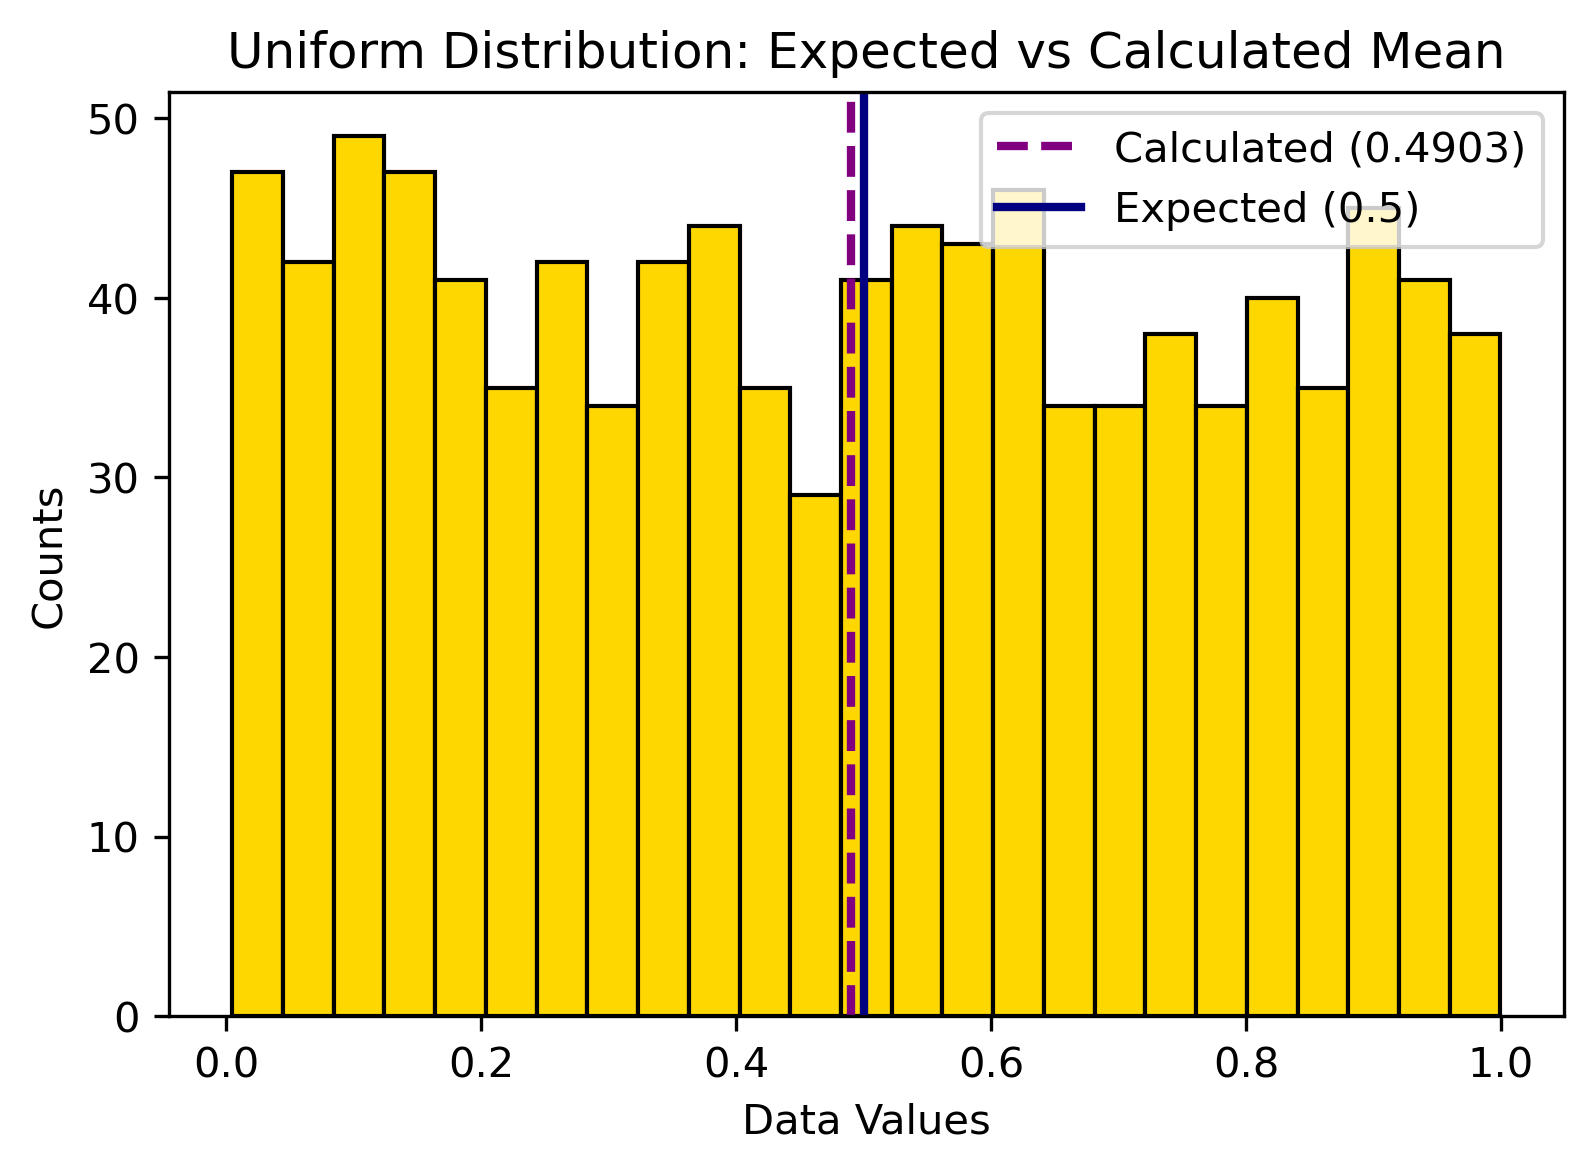

The script that saved this image:
import numpy as np
import matplotlib.pyplot as plt

np.random.seed(42)
u_data = np.random.uniform(0, 1, 1000)

calc_mean = np.mean(u_data)
true_mean = 0.5

print(f"Calculated Mean: {calc_mean:.4f}")
print(f"Expected Mean: {true_mean:.4f}")
print(f"Error: {abs(calc_mean - true_mean):.4f}")

plt.hist(u_data, bins=25, color='gold', edgecolor='black')

plt.axvline(calc_mean, color='purple', linestyle='--', linewidth=2, label=f'Calculated ({calc_mean:.4f})')
plt.axvline(true_mean, color='navy', linestyle='-', linewidth=2, label=f'Expected ({true_mean})')

plt.title('Uniform Distribution: Expected vs Calculated Mean')
plt.xlabel('Data Values')
plt.ylabel('Counts')
plt.legend()

plt.savefig('ex3.png', dpi=300, bbox_inches='tight')
plt.show()
